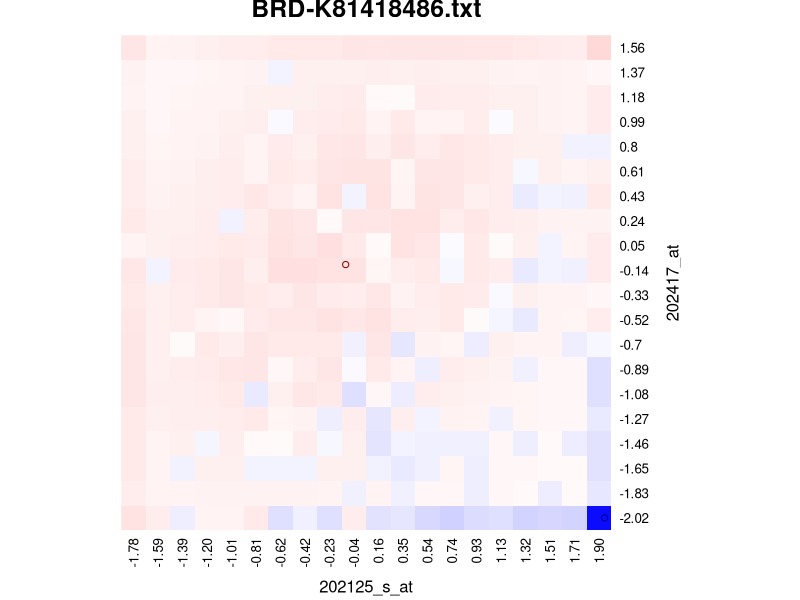

This figure's R source:
#!/usr/bin/env Rscript

name = "BRD-K81418486.txt" #"BRD-K85133207.txt (EXP1)" 	 	#BRD-K85133207.txt \n 			 	 		
fx = "202125_s_at"	#"201719_s_at"				
fy ="202417_at" #"202720_at"    


px <- c(20.230740,9.662562)
 # # the first line in "meta.txt" 
py <- c (1,11.236356) #  # the second line in "meta.txt"
estimate <- read.csv("ratioHist.txt",sep="\t",header = TRUE,check.names=FALSE)
rnames <- estimate[,1]
est_matrix <- data.matrix(estimate[,2:ncol(estimate)])
rownames(est_matrix) <- rnames
my_palette <- colorRampPalette(c("red", "white", "blue"), space="rgb")(n=300) 
my_break <- c(seq(-220, 0, length.out=300/2)-0.5, 0, seq(0, 220, length.out=300/2)+0.5) #300 100
png("../fig/ratioHist_LINCS_1.pdf", width=4, height=4, units="in", res=220,pointsize = 12)
est_heatmap <- heatmap(est_matrix, Rowv = NA, Colv=NA, col = my_palette, breaks=my_break,  xlab = fx, ylab =fy,  main = name, scale ="none", margins=c(4.2,4.5),add.expr =points(px,py,col=c("darkblue","darkred")))
#abline(v=0,col="red")
#abline(h=0,col="red")
#points(px,py)
#abline(a=1.856648,b=-1.122625,col="red")  	 
#title(xlab=fx
# ,mgp=c(-2,-1,-5))
dev.off()


#lincs

# 	-1.78	-1.59	-1.39	-1.20	-1.01	-0.81	-0.62	-0.42	-0.23	-0.04	0.16	0.35	0.54	0.74	0.93	1.13	1.32	1.51	1.71	1.90
# -2.02	-24	-14	13	-8	-8	-17	27	11	27	-15	24	20	32	38	29	26	36	34	36	209
# -1.83	-15	-8	-9	-10	-10	-10	-10	-10	-9	11	-8	12	-6	-6	13	-5	-4	15	-4	19
# -1.65	-17	-9	10	-12	-11	8	8	9	-11	-11	10	18	11	-7	13	-5	-5	-4	-4	23
# -1.46	-17	-9	-12	7	-13	-4	-3	-14	6	-12	22	9	11	11	11	-6	13	-4	14	23
# -1.27	-18	-11	-13	-13	-15	-17	-7	-10	13	-15	20	-13	9	-10	-8	12	-7	-5	-5	18
# -1.08	-20	-13	-13	-15	-17	17	-12	-19	-18	26	-6	14	-14	-12	-10	-9	-7	-6	-6	26
# -0.89	-20	-12	-14	-16	-19	-21	-6	-15	-21	4	-18	-8	13	-15	-12	-10	12	-6	-6	26
# -0.70	-20	-12	-3	-17	-13	-21	-18	-18	-18	12	-20	21	-10	-7	15	-11	-9	-8	13	6
# -0.52	-19	-11	-14	-9	-5	-16	-19	-19	-24	-19	-23	-15	-13	-17	-3	7	18	-9	-7	-14
# -0.33	-18	-12	-15	-17	-20	-18	-15	-20	-16	-15	-19	-10	-15	-18	-16	4	-11	-9	-8	-6
# -0.14	-19	9	-16	-18	-21	-13	-26	-26	-23	-23	-7	-14	-17	6	-17	-14	17	9	11	-16
# 0.05	-9	-11	-13	-15	-18	-16	-23	-21	-26	-17	-4	-24	-19	3	-18	-3	-12	9	-9	-16
# 0.24	-17	-11	-12	-14	10	-14	-22	-19	-4	-21	-20	-24	-23	-15	-19	-15	-13	-10	-10	-10
# 0.43	-15	-10	-11	-13	-15	-19	-14	-9	-23	9	-24	-9	-22	-20	-11	-15	16	9	11	-17
# 0.61	-14	-9	-10	-13	-14	-9	-18	-15	-21	-22	-22	-7	-21	-20	-17	-14	6	-11	-9	-11
# 0.80	-11	-7	-9	-10	-13	-8	-16	-12	-19	-21	-13	-20	-14	-19	-17	-15	-11	-11	10	10
# 0.99	-12	-6	-8	-9	-11	-13	4	-15	-16	-17	-8	-17	-8	-8	-15	3	-11	-10	-9	-16
# 1.18	-9	-6	-7	-8	-9	-11	-12	-12	-14	-16	-4	-3	-16	-15	-14	-12	-11	-10	-8	-16
# 1.37	-10	-6	-6	-7	-8	-10	9	-11	-12	-12	-13	-12	-13	-12	-12	-10	-9	-10	-8	-6
# 1.56	-20	-9	-10	-12	-14	-15	-17	-17	-18	-20	-19	-20	-21	-20	-19	-19	-17	-16	-15	-32
